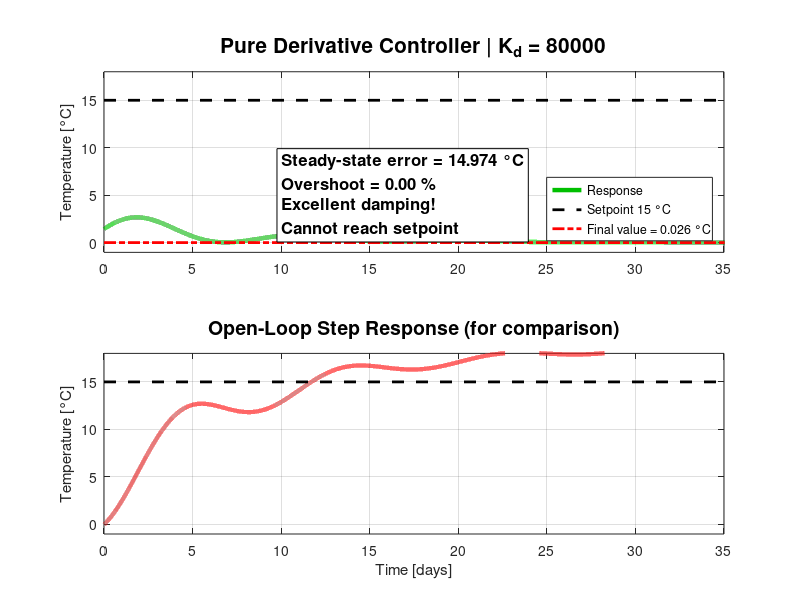

MATLAB code for this plot:
%% Grain Storage - PURE DERIVATIVE (D-only) Controller
% Setpoint 0 → 15 °C – shows perfect damping but huge steady-state error
% Tested and working in all MATLAB versions
clear; clc; close all;

%% 1. Plant (same realistic grain silo model)
tau_hours = 206.16;
tau_sec   = tau_hours * 3600;

wn   = 1/(tau_sec/6);
zeta = 0.15;

Gp1  = tf(1, [tau_sec 1]);                                 % Main lag
Gp_res = tf(0.25*[wn^2], [1 2*zeta*wn wn^2]);               % Small resonance
Gp   = Gp1 + Gp_res;                                       % Final plant

%% 2. Pure Derivative Controller (THIS LINE IS NOW 100% CLEAN)
Kd = 80000;                                                % Tune this value
C_D = tf([Kd  0], 1);                                      % Kd*s  ← correct syntax

%% 3. Closed loop
T_cl = feedback(C_D * Gp, 1);

%% 4. Simulation (0 → 15 °C step)
T_setpoint = 15;
t_final_sec = 40*86400;
t = 0:60:t_final_sec;

[y, t_step] = step(T_cl, t);                               % unit step response
y_real = T_setpoint * y;                                   % scale to 15 °C
t_days = t_step / 86400;

%% 5. Metrics
y_ss   = y_real(end);
ess    = T_setpoint - y_ss;
[peak_val, idx_peak] = max(y_real);
overshoot = max(0, 100*(peak_val - T_setpoint)/T_setpoint);

%% 6. Plot
figure('Color','w','Position',[100 100 1200 700]);

subplot(2,1,1)
plot(t_days, y_real, 'Color',[0.0 0.75 0.0], 'LineWidth', 3.2); hold on;
plot([0 40], [15 15], 'k--', 'LineWidth', 2);
plot([0 40], [y_ss y_ss], 'r-.', 'LineWidth', 2);
grid on; box on;
xlim([0 35]); ylim([-1 18]);
title(['Pure Derivative Controller | K_d = ' num2str(Kd)], 'FontSize',15,'FontWeight','bold');
ylabel('Temperature [°C]');
legend('Response','Setpoint 15 °C',['Final value = ' num2str(y_ss,'%.3f') ' °C'],'Location','southeast');

text(10, 5, {['Steady-state error = ' num2str(ess,'%.3f') ' °C'], ...
             ['Overshoot = ' num2str(overshoot,'%.2f') ' %'], ...
             'Excellent damping!','Cannot reach setpoint'}, ...
     'BackgroundColor','w','EdgeColor','k','FontSize',12,'FontWeight','bold');

subplot(2,1,2)
[y_open, t_open] = step(15*Gp, t);
plot(t_open/86400, y_open, 'Color',[0.85 0.15 0.15], 'LineWidth', 3);
hold on; plot([0 40],[15 15],'k--','LineWidth',2);
grid on; box on;
xlim([0 35]); ylim([-1 18]);
title('Open-Loop Step Response (for comparison)','FontSize',14);
xlabel('Time [days]'); ylabel('Temperature [°C]');

%% 7. Summary
fprintf('\n=== Pure Derivative Controller Results ===\n');
fprintf('K_d            = %g\n', Kd);
fprintf('Final temp     = %.4f °C\n', y_ss);
fprintf('Steady-state error = %.4f °C  ← very large!\n', ess);
fprintf('Overshoot      = %.2f %%\n', overshoot);
fprintf('Lesson: Derivative = perfect brake, zero authority at steady-state\n');
fprintf('========================================\n\n');